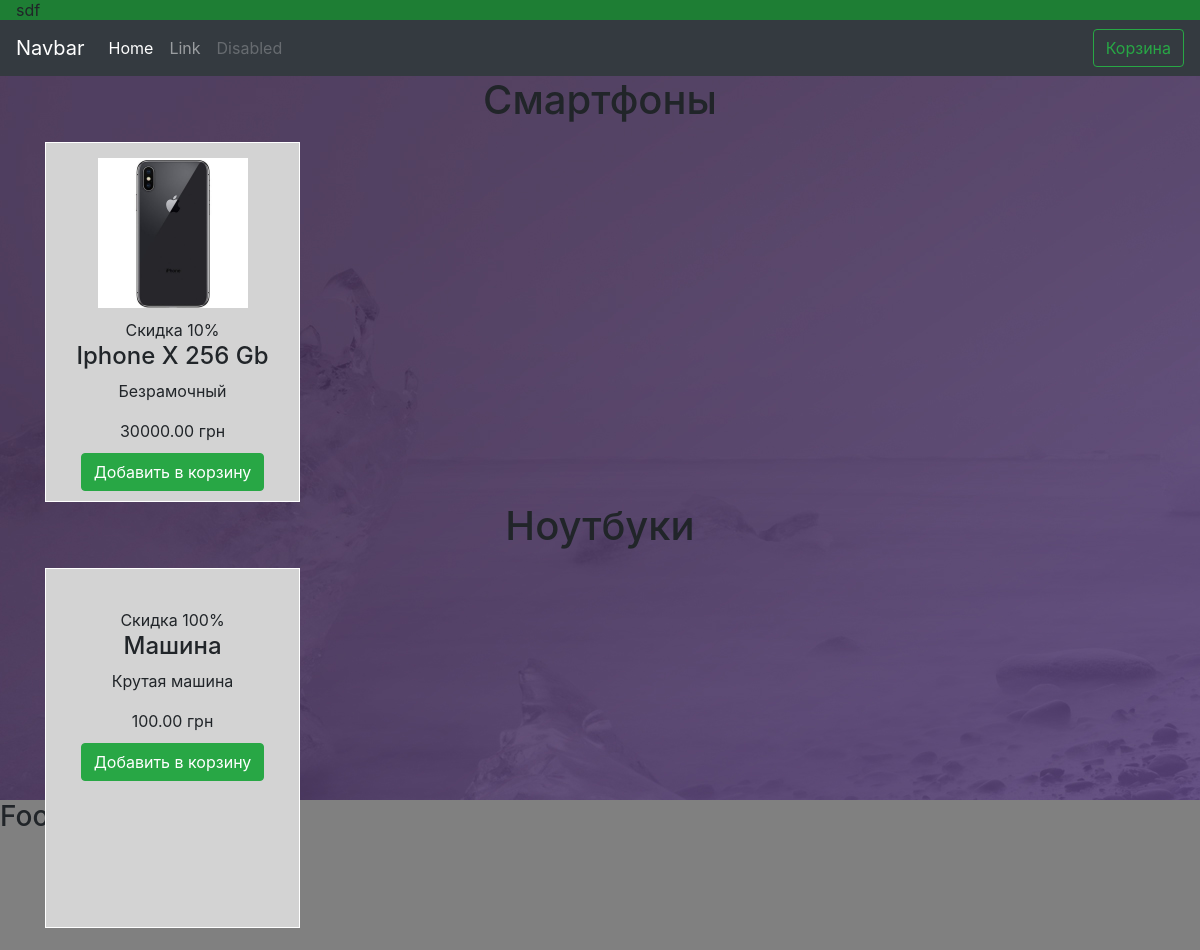
The page / on the database its author committed.
### products/models.py (models this page shows, shortened)
class ProductImage(models.Model):
    product = models.ForeignKey(Product, on_delete=models.DO_NOTHING)
    image = models.ImageField(upload_to='products_images/')
    is_main = models.BooleanField(default=False)
    is_active = models.BooleanField(default=True)
    created = models.DateTimeField(auto_now_add=True, auto_now=False)
    updated = models.DateTimeField(auto_now_add=False, auto_now=True)
    class Meta:
        verbose_name = "Фотография"
        verbose_name_plural = "Фотографии"

class Product(models.Model):
    name = models.CharField(max_length=50, blank=True, null=True, default=None)
    price = models.DecimalField(max_digits=10, decimal_places=2, default=0)
    short_description = models.TextField(blank=True, null=True, default=None)
    description = models.TextField(blank=True, null=True, default=None)
    is_active = models.BooleanField(default=True)
    discount = models.IntegerField(default=0)
    category = models.ForeignKey(ProductCategory, blank=True, null=True, default=None, on_delete=models.DO_NOTHING)
    created = models.DateTimeField(auto_now_add=True, auto_now=False)
    updated = models.DateTimeField(auto_now_add=False, auto_now=True)
    class Meta:
        verbose_name = "Товар"
        verbose_name_plural = "Товары"

### landing/views.py (the view)
# urls.py: 2. Add a URL to urlpatterns:  path('', views.home, name='home')
def home(request):
    products_images = ProductImage.objects.filter(is_active=True, is_main=True, product__is_active=True)
    products_images_phones = products_images.filter(product__category__id=1)
    products_images_laptops = products_images.filter(product__category__id=2)
    return render(request, 'landing/home.html', locals())

### orders/context_processors.py (called while the page is built)
def getting_basket_info(request):
    session_key = request.session.session_key
    if not session_key:
        request.session.cycle_key()
    products_in_baskets = ProductInBasket.objects.filter(session_key=session_key, is_active=True)
    products_total_nmb = products_in_baskets.count()
    return locals()

### landing/templates/landing/home.html
{% extends 'landing/base.html' %}
{% load static %}
{% block content %}
    {% if products_images_phones %}
        <div class="section">
            <div class="container">
                <div class="row">
                    <div class="col-lg-12">
                        <h1 class="text-center">
                            Смартфоны
                        </h1>
                    </div>
                    {% for product_image in products_images_phones %}
                        {% include "landing/product_item.html" %}
                    {% endfor %}
                </div>
            </div>
        </div>
    {% endif %}
    {% if products_images_laptops %}
    <div class="section">
        <div class="container">
            <div class="row">
                <div class="col-lg-12">
                    <h1 class="text-center">
                        Ноутбуки
                    </h1>
                </div>
                {% for product_image in products_images_laptops %}
                    {% include "landing/product_item.html" %}
                {% endfor %}
            </div>
        </div>
    </div>
    {% endif %}
{% endblock content %}

### landing/templates/landing/product_item.html (shortened to what this page needs)
<div class="col-lg-3">
    <div class="product-item">
        <div>
            <a href={% url 'product' product_image.product.id %}>
                <img src="{{ product_image.image.url }}" alt="" style="width:150px;margin-bottom: 10px;">
        </div>
        {% if product_image.product.discount %}
            <div>
                <span>Скидка {{ product_image.product.discount }}%</span>
            </div>
        {% endif %}
        <h4>{{ product_image.product.name }}</h4>
        <p>{{ product_image.product.short_description }}</p>
        <div>
            {{ product_image.product.price }} грн
        </div>
        <div class="add-to-cart-btn">
            <button class="btn btn-success">
                Добавить в корзину
            </button>
        </div>
    </div>
</div>

### landing/static/landing/css/main.css (style rules this page uses)
html, body { height: 100%; max-height: 100%; }
.product-item { margin-top: 10px; height: 360px; background: lightgrey; border: 1px solid white; position: relative; padding:15px; text-align: center; }
.add-to-cart-btn { margin-top: 10px }

### rows shown on the page
ProductImage: image (picture), product.discount "10", product.name "Iphone X 256 Gb", product.short_description "Безрамочный", product.price "30000.00"
ProductImage: product.discount "100", product.name "Машина", product.short_description "Крутая машина", product.price "100.00"
